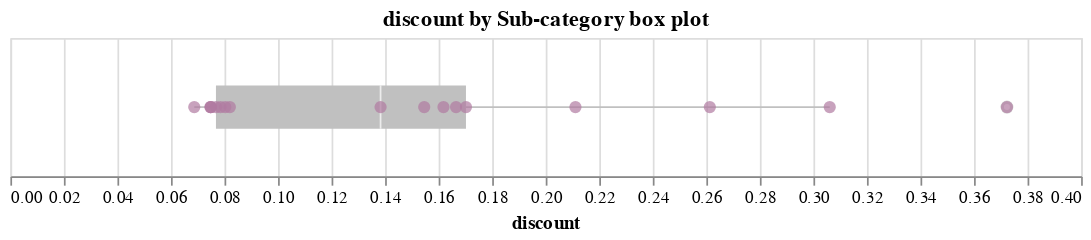

Write notebook code for a chart like this one.
### Code cell
measure = 'discount'
measure_encode = measure + ':Q'

points = (alt
          .Chart(boxplot_data)
          .mark_point(size = 50, filled=True, color = '#B07AA1')
          .encode(
              x = alt.X(measure),
              tooltip = ['Sub-Category:N', measure]                        
          )
         )

box = (alt
       .Chart(boxplot_data)
       .mark_boxplot(size = 25, color = 'silver')
       .encode(
           x = alt.X(measure),
       )
      )
       

chart = (box + points).properties(
    title = measure + ' by Sub-category box plot',
    width = 620,
    height = 80
)

chart

### Figure 1 — Vega-Lite specification as saved in the notebook (floating-point values rounded to 4 significant figures)
{"config": {"view": {"continuousWidth": 300, "continuousHeight": 300}}, "layer": [{"mark": {"type": "boxplot", "color": "silver", "size": 25}, "encoding": {"x": {"field": "discount", "type": "quantitative"}}}, {"mark": {"type": "point", "color": "#B07AA1", "filled": true, "size": 50}, "encoding": {"tooltip": [{"field": "Sub-Category", "type": "nominal"}, {"field": "discount", "type": "quantitative"}], "x": {"field": "discount", "type": "quantitative"}}}], "data": {"name": "data-19bab186c554b42cb43f711609598c72"}, "height": 80, "title": "discount by Sub-category box plot", "width": 620, "$schema": "https://vega.github.io/schema/vega-lite/v5.20.1.json", "datasets": {"data-19bab186c554b42cb43f711609598c72": [{"Sub-Category": "Accessories", "sales": 167400.0, "quantity": 2976, "discount": 0.0785, "profit": 41940.0}, {"Sub-Category": "Appliances", "sales": 107500.0, "quantity": 1729, "discount": 0.1665, "profit": 18140.0}, {"Sub-Category": "Art", "sales": 27120.0, "quantity": 3000, "discount": 0.0749, "profit": 6528.0}, {"Sub-Category": "Binders", "sales": 203400.0, "quantity": 5974, "discount": 0.3723, "profit": 30220.0}, {"Sub-Category": "Bookcases", "sales": 114900.0, "quantity": 868, "discount": 0.2111, "profit": -3473.0}, {"Sub-Category": "Chairs", "sales": 328400.0, "quantity": 2356, "discount": 0.1702, "profit": 26590.0}, {"Sub-Category": "Copiers", "sales": 149500.0, "quantity": 234, "discount": 0.1618, "profit": 55620.0}, {"Sub-Category": "Envelopes", "sales": 16480.0, "quantity": 906, "discount": 0.0803, "profit": 6964.0}, {"Sub-Category": "Fasteners", "sales": 3024.0, "quantity": 914, "discount": 0.082, "profit": 949.5}, {"Sub-Category": "Furnishings", "sales": 91710.0, "quantity": 3563, "discount": 0.1383, "profit": 13060.0}, {"Sub-Category": "Labels", "sales": 12490.0, "quantity": 1400, "discount": 0.0687, "profit": 5546.0}, {"Sub-Category": "Machines", "sales": 189200.0, "quantity": 440, "discount": 0.3061, "profit": 3385.0}, {"Sub-Category": "Paper", "sales": 78480.0, "quantity": 5178, "discount": 0.0749, "profit": 34050.0}, {"Sub-Category": "Phones", "sales": 330000.0, "quantity": 3289, "discount": 0.1546, "profit": 44520.0}, {"Sub-Category": "Storage", "sales": 223800.0, "quantity": 3158, "discount": 0.0747, "profit": 21280.0}, {"Sub-Category": "Supplies", "sales": 46670.0, "quantity": 647, "discount": 0.0768, "profit": -1189.0}, {"Sub-Category": "Tables", "sales": 207000.0, "quantity": 1241, "discount": 0.2613, "profit": -17730.0}]}}
